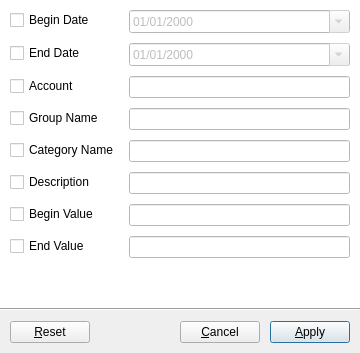
<?xml version="1.0" encoding="UTF-8"?>
<ui version="4.0">
 <class>FilterExpenseTransactions</class>
 <widget class="QDialog" name="FilterExpenseTransactions">
  <property name="geometry">
   <rect>
    <x>0</x>
    <y>0</y>
    <width>360</width>
    <height>353</height>
   </rect>
  </property>
  <property name="minimumSize">
   <size>
    <width>360</width>
    <height>0</height>
   </size>
  </property>
  <property name="windowTitle">
   <string>Filter Expense Transactions</string>
  </property>
  <layout class="QVBoxLayout" name="verticalLayout">
   <property name="spacing">
    <number>0</number>
   </property>
   <property name="leftMargin">
    <number>0</number>
   </property>
   <property name="topMargin">
    <number>0</number>
   </property>
   <property name="rightMargin">
    <number>0</number>
   </property>
   <property name="bottomMargin">
    <number>0</number>
   </property>
   <item>
    <widget class="QWidget" name="widget" native="true">
     <property name="sizePolicy">
      <sizepolicy hsizetype="Preferred" vsizetype="Expanding">
       <horstretch>0</horstretch>
       <verstretch>0</verstretch>
      </sizepolicy>
     </property>
     <property name="palette">
      <palette>
       <active>
        <colorrole role="Base">
         <brush brushstyle="SolidPattern">
          <color alpha="255">
           <red>255</red>
           <green>255</green>
           <blue>255</blue>
          </color>
         </brush>
        </colorrole>
        <colorrole role="Window">
         <brush brushstyle="SolidPattern">
          <color alpha="255">
           <red>255</red>
           <green>255</green>
           <blue>255</blue>
          </color>
         </brush>
        </colorrole>
       </active>
       <inactive>
        <colorrole role="Base">
         <brush brushstyle="SolidPattern">
          <color alpha="255">
           <red>255</red>
           <green>255</green>
           <blue>255</blue>
          </color>
         </brush>
        </colorrole>
        <colorrole role="Window">
         <brush brushstyle="SolidPattern">
          <color alpha="255">
           <red>255</red>
           <green>255</green>
           <blue>255</blue>
          </color>
         </brush>
        </colorrole>
       </inactive>
       <disabled>
        <colorrole role="Base">
         <brush brushstyle="SolidPattern">
          <color alpha="255">
           <red>255</red>
           <green>255</green>
           <blue>255</blue>
          </color>
         </brush>
        </colorrole>
        <colorrole role="Window">
         <brush brushstyle="SolidPattern">
          <color alpha="255">
           <red>255</red>
           <green>255</green>
           <blue>255</blue>
          </color>
         </brush>
        </colorrole>
       </disabled>
      </palette>
     </property>
     <property name="autoFillBackground">
      <bool>true</bool>
     </property>
     <layout class="QFormLayout" name="formLayout">
      <property name="horizontalSpacing">
       <number>10</number>
      </property>
      <property name="verticalSpacing">
       <number>10</number>
      </property>
      <property name="leftMargin">
       <number>10</number>
      </property>
      <property name="topMargin">
       <number>10</number>
      </property>
      <property name="rightMargin">
       <number>10</number>
      </property>
      <property name="bottomMargin">
       <number>10</number>
      </property>
      <item row="0" column="0">
       <widget class="QCheckBox" name="chkBeginDate">
        <property name="text">
         <string>Begin Date</string>
        </property>
       </widget>
      </item>
      <item row="1" column="0">
       <widget class="QCheckBox" name="chkEndDate">
        <property name="text">
         <string>End Date</string>
        </property>
       </widget>
      </item>
      <item row="2" column="0">
       <widget class="QCheckBox" name="chkAccount">
        <property name="text">
         <string>Account</string>
        </property>
       </widget>
      </item>
      <item row="3" column="0">
       <widget class="QCheckBox" name="chkGroup">
        <property name="text">
         <string>Group Name</string>
        </property>
       </widget>
      </item>
      <item row="4" column="0">
       <widget class="QCheckBox" name="chkCategory">
        <property name="text">
         <string>Category Name</string>
        </property>
       </widget>
      </item>
      <item row="5" column="0">
       <widget class="QCheckBox" name="chkDescripton">
        <property name="text">
         <string>Description</string>
        </property>
       </widget>
      </item>
      <item row="6" column="0">
       <widget class="QCheckBox" name="chkBeginValue">
        <property name="text">
         <string>Begin Value</string>
        </property>
       </widget>
      </item>
      <item row="7" column="0">
       <widget class="QCheckBox" name="chkEndValue">
        <property name="text">
         <string>End Value</string>
        </property>
       </widget>
      </item>
      <item row="0" column="1">
       <widget class="QDateEdit" name="txtBeginDate">
        <property name="enabled">
         <bool>false</bool>
        </property>
        <property name="displayFormat">
         <string>dd/MM/yyyy</string>
        </property>
        <property name="calendarPopup">
         <bool>true</bool>
        </property>
       </widget>
      </item>
      <item row="1" column="1">
       <widget class="QDateEdit" name="txtEndDate">
        <property name="enabled">
         <bool>false</bool>
        </property>
        <property name="displayFormat">
         <string>dd/MM/yyyy</string>
        </property>
        <property name="calendarPopup">
         <bool>true</bool>
        </property>
       </widget>
      </item>
      <item row="2" column="1">
       <widget class="QLineEdit" name="txtAccount">
        <property name="enabled">
         <bool>false</bool>
        </property>
       </widget>
      </item>
      <item row="3" column="1">
       <widget class="QLineEdit" name="txtGroup">
        <property name="enabled">
         <bool>false</bool>
        </property>
       </widget>
      </item>
      <item row="4" column="1">
       <widget class="QLineEdit" name="txtCategory">
        <property name="enabled">
         <bool>false</bool>
        </property>
       </widget>
      </item>
      <item row="5" column="1">
       <widget class="QLineEdit" name="txtDescription">
        <property name="enabled">
         <bool>false</bool>
        </property>
       </widget>
      </item>
      <item row="6" column="1">
       <widget class="QLineEdit" name="txtBeginValue">
        <property name="enabled">
         <bool>false</bool>
        </property>
       </widget>
      </item>
      <item row="7" column="1">
       <widget class="QLineEdit" name="txtEndValue">
        <property name="enabled">
         <bool>false</bool>
        </property>
       </widget>
      </item>
     </layout>
    </widget>
   </item>
   <item>
    <widget class="Line" name="line">
     <property name="orientation">
      <enum>Qt::Horizontal</enum>
     </property>
    </widget>
   </item>
   <item>
    <layout class="QHBoxLayout" name="horizontalLayout">
     <property name="spacing">
      <number>10</number>
     </property>
     <property name="leftMargin">
      <number>10</number>
     </property>
     <property name="topMargin">
      <number>10</number>
     </property>
     <property name="rightMargin">
      <number>10</number>
     </property>
     <property name="bottomMargin">
      <number>10</number>
     </property>
     <item>
      <widget class="QPushButton" name="btnReset">
       <property name="text">
        <string>&amp;Reset</string>
       </property>
      </widget>
     </item>
     <item>
      <spacer name="horizontalSpacer">
       <property name="orientation">
        <enum>Qt::Horizontal</enum>
       </property>
       <property name="sizeHint" stdset="0">
        <size>
         <width>40</width>
         <height>20</height>
        </size>
       </property>
      </spacer>
     </item>
     <item>
      <widget class="QPushButton" name="btnCancel">
       <property name="text">
        <string>&amp;Cancel</string>
       </property>
       <property name="icon">
        <iconset theme="gtk-cancel">
         <normaloff>.</normaloff>.</iconset>
       </property>
      </widget>
     </item>
     <item>
      <widget class="QPushButton" name="btnApply">
       <property name="text">
        <string>&amp;Apply</string>
       </property>
       <property name="icon">
        <iconset theme="gtk-apply">
         <normaloff>.</normaloff>.</iconset>
       </property>
       <property name="default">
        <bool>true</bool>
       </property>
      </widget>
     </item>
    </layout>
   </item>
  </layout>
 </widget>
 <tabstops>
  <tabstop>chkBeginDate</tabstop>
  <tabstop>txtBeginDate</tabstop>
  <tabstop>chkEndDate</tabstop>
  <tabstop>txtEndDate</tabstop>
  <tabstop>chkAccount</tabstop>
  <tabstop>txtAccount</tabstop>
  <tabstop>chkGroup</tabstop>
  <tabstop>txtGroup</tabstop>
  <tabstop>chkCategory</tabstop>
  <tabstop>txtCategory</tabstop>
  <tabstop>chkDescripton</tabstop>
  <tabstop>txtDescription</tabstop>
  <tabstop>chkBeginValue</tabstop>
  <tabstop>txtBeginValue</tabstop>
  <tabstop>chkEndValue</tabstop>
  <tabstop>txtEndValue</tabstop>
  <tabstop>btnReset</tabstop>
  <tabstop>btnCancel</tabstop>
  <tabstop>btnApply</tabstop>
 </tabstops>
 <resources/>
 <connections>
  <connection>
   <sender>chkBeginDate</sender>
   <signal>toggled(bool)</signal>
   <receiver>txtBeginDate</receiver>
   <slot>setEnabled(bool)</slot>
   <hints>
    <hint type="sourcelabel">
     <x>88</x>
     <y>20</y>
    </hint>
    <hint type="destinationlabel">
     <x>150</x>
     <y>25</y>
    </hint>
   </hints>
  </connection>
  <connection>
   <sender>chkEndDate</sender>
   <signal>toggled(bool)</signal>
   <receiver>txtEndDate</receiver>
   <slot>setEnabled(bool)</slot>
   <hints>
    <hint type="sourcelabel">
     <x>76</x>
     <y>52</y>
    </hint>
    <hint type="destinationlabel">
     <x>140</x>
     <y>56</y>
    </hint>
   </hints>
  </connection>
  <connection>
   <sender>chkAccount</sender>
   <signal>toggled(bool)</signal>
   <receiver>txtAccount</receiver>
   <slot>setEnabled(bool)</slot>
   <hints>
    <hint type="sourcelabel">
     <x>68</x>
     <y>87</y>
    </hint>
    <hint type="destinationlabel">
     <x>138</x>
     <y>92</y>
    </hint>
   </hints>
  </connection>
  <connection>
   <sender>chkGroup</sender>
   <signal>toggled(bool)</signal>
   <receiver>txtGroup</receiver>
   <slot>setEnabled(bool)</slot>
   <hints>
    <hint type="sourcelabel">
     <x>90</x>
     <y>128</y>
    </hint>
    <hint type="destinationlabel">
     <x>148</x>
     <y>132</y>
    </hint>
   </hints>
  </connection>
  <connection>
   <sender>chkCategory</sender>
   <signal>toggled(bool)</signal>
   <receiver>txtCategory</receiver>
   <slot>setEnabled(bool)</slot>
   <hints>
    <hint type="sourcelabel">
     <x>107</x>
     <y>169</y>
    </hint>
    <hint type="destinationlabel">
     <x>147</x>
     <y>166</y>
    </hint>
   </hints>
  </connection>
  <connection>
   <sender>chkDescripton</sender>
   <signal>toggled(bool)</signal>
   <receiver>txtDescription</receiver>
   <slot>setEnabled(bool)</slot>
   <hints>
    <hint type="sourcelabel">
     <x>70</x>
     <y>197</y>
    </hint>
    <hint type="destinationlabel">
     <x>157</x>
     <y>204</y>
    </hint>
   </hints>
  </connection>
  <connection>
   <sender>chkBeginValue</sender>
   <signal>toggled(bool)</signal>
   <receiver>txtBeginValue</receiver>
   <slot>setEnabled(bool)</slot>
   <hints>
    <hint type="sourcelabel">
     <x>94</x>
     <y>236</y>
    </hint>
    <hint type="destinationlabel">
     <x>155</x>
     <y>236</y>
    </hint>
   </hints>
  </connection>
  <connection>
   <sender>chkEndValue</sender>
   <signal>toggled(bool)</signal>
   <receiver>txtEndValue</receiver>
   <slot>setEnabled(bool)</slot>
   <hints>
    <hint type="sourcelabel">
     <x>82</x>
     <y>276</y>
    </hint>
    <hint type="destinationlabel">
     <x>150</x>
     <y>277</y>
    </hint>
   </hints>
  </connection>
  <connection>
   <sender>btnApply</sender>
   <signal>clicked()</signal>
   <receiver>FilterExpenseTransactions</receiver>
   <slot>accept()</slot>
   <hints>
    <hint type="sourcelabel">
     <x>307</x>
     <y>328</y>
    </hint>
    <hint type="destinationlabel">
     <x>179</x>
     <y>175</y>
    </hint>
   </hints>
  </connection>
  <connection>
   <sender>btnCancel</sender>
   <signal>clicked()</signal>
   <receiver>FilterExpenseTransactions</receiver>
   <slot>reject()</slot>
   <hints>
    <hint type="sourcelabel">
     <x>212</x>
     <y>328</y>
    </hint>
    <hint type="destinationlabel">
     <x>179</x>
     <y>175</y>
    </hint>
   </hints>
  </connection>
 </connections>
</ui>
